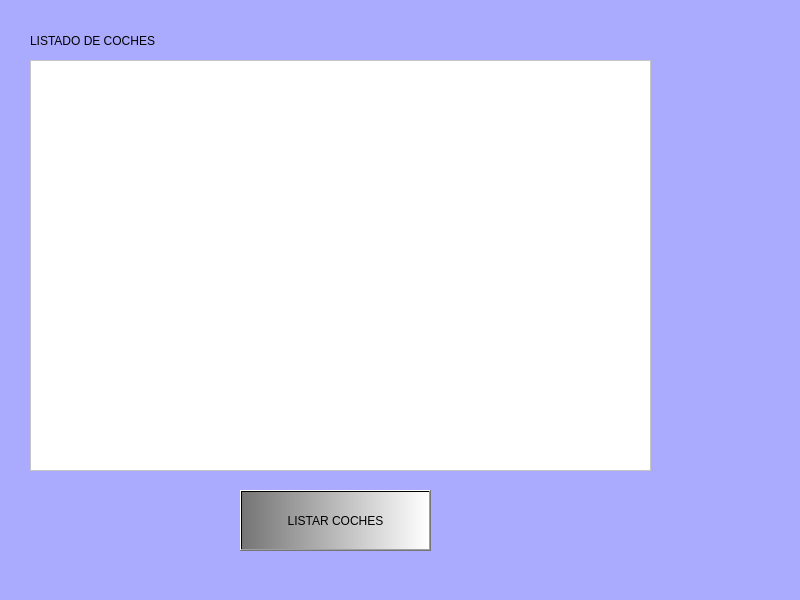
<?xml version="1.0" encoding="UTF-8"?>
<ui version="4.0">
 <class>MainWindow</class>
 <widget class="QMainWindow" name="MainWindow">
  <property name="geometry">
   <rect>
    <x>0</x>
    <y>0</y>
    <width>800</width>
    <height>600</height>
   </rect>
  </property>
  <property name="windowTitle">
   <string>MainWindow</string>
  </property>
  <property name="styleSheet">
   <string notr="true">background-color: rgb(170, 170, 255);</string>
  </property>
  <widget class="QWidget" name="centralwidget">
   <widget class="QLabel" name="label">
    <property name="geometry">
     <rect>
      <x>30</x>
      <y>20</y>
      <width>231</width>
      <height>41</height>
     </rect>
    </property>
    <property name="styleSheet">
     <string notr="true">font: 75 12pt &quot;MS Shell Dlg 2&quot;;
font: 16pt &quot;MS Shell Dlg 2&quot;;</string>
    </property>
    <property name="text">
     <string>LISTADO DE COCHES</string>
    </property>
   </widget>
   <widget class="QTextEdit" name="text_show">
    <property name="geometry">
     <rect>
      <x>30</x>
      <y>60</y>
      <width>621</width>
      <height>411</height>
     </rect>
    </property>
    <property name="styleSheet">
     <string notr="true">background-color: rgb(255, 255, 255);</string>
    </property>
   </widget>
   <widget class="QPushButton" name="btn_listar">
    <property name="geometry">
     <rect>
      <x>240</x>
      <y>490</y>
      <width>191</width>
      <height>61</height>
     </rect>
    </property>
    <property name="styleSheet">
     <string notr="true">background-color: qlineargradient(spread:pad, x1:0, y1:0, x2:1, y2:0, stop:0 rgba(117, 117, 117, 255), stop:1 rgba(255, 255, 255, 255));</string>
    </property>
    <property name="text">
     <string>LISTAR COCHES</string>
    </property>
   </widget>
  </widget>
  <widget class="QStatusBar" name="statusbar"/>
 </widget>
 <resources/>
 <connections/>
</ui>
